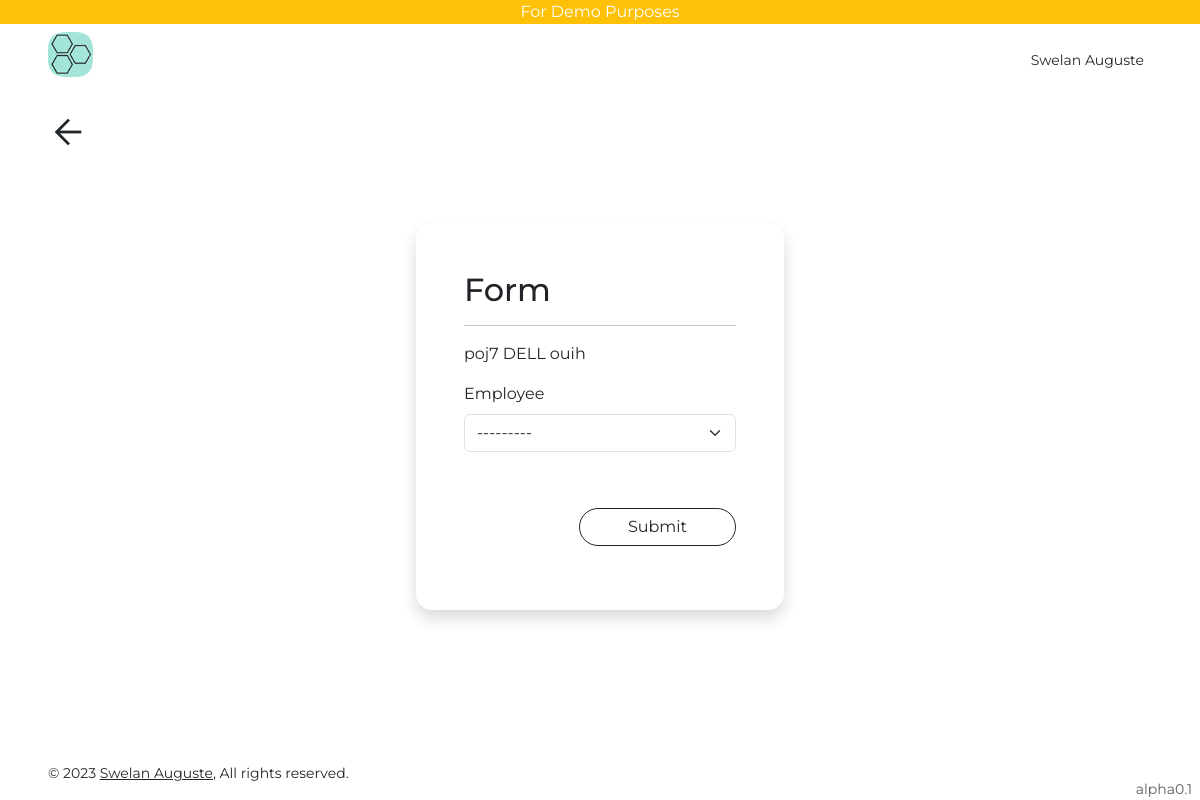
Page /computer-assignment/create/1/ (signed in) on the committed database.
### users/models.py (models this page shows, shortened)
class User(AbstractUser):
    is_viewer = models.BooleanField(default=True)
    is_admin = models.BooleanField(default=False)

class Profile(models.Model):
    user = models.OneToOneField(User, on_delete=models.CASCADE, related_name="profile")
    uid = models.UUIDField(default=uuid.uuid4, editable=False, unique=True)
    first_name = models.CharField(max_length=255)
    last_name = models.CharField(max_length=255, blank=True)
    slug = models.SlugField(max_length=255, blank=True)
    phone = models.TextField(null=True, default="+1")
    phone1 = models.TextField(blank=True)
    bio = models.TextField(blank=True)
    def get_absolute_url(self):
        return reverse("profile", kwargs={"slug": self.slug})
    def __str__(self) -> str:
        if self.first_name and self.last_name:
            return f"{self.first_name} {self.last_name}"
        return self.user.email

### inventory/models.py (models this page shows, shortened)
class Computer(models.Model):
    serial_number = models.CharField(max_length=255, unique=True)
    model = models.ForeignKey(ComputerModel, on_delete=models.CASCADE)
    supplier = models.ForeignKey(Supplier, on_delete=models.CASCADE)
    def __str__(self):
        return f"{self.serial_number} {self.model}"

class ComputerModel(models.Model):
    name = models.CharField(max_length=255)
    manufacturer = models.ForeignKey(
        Manufacturer, on_delete=models.CASCADE, null=True, blank=True
    )
    processor = models.CharField(max_length=255, blank=True)
    memory = models.CharField(max_length=255, blank=True)
    storage = models.CharField(max_length=255, blank=True)
    def __str__(self):
        return f" {self.manufacturer} {self.name}"

class Manufacturer(models.Model):
    name = models.CharField(max_length=255)
    def __str__(self):
        return self.name

### inventory/views.py (the view, shortened to what this page needs)
class ComputerAssignmentCreateView(LoginRequiredMixin, SuccessMessageMixin, CreateView):
    model = ComputerAssignment
    form_class = ComputerAssignmentCreateForm
    success_url = reverse_lazy("computer-list")
    success_message = "%(computer)s was assigned to %(employee)s successfully"
    def get_initial(self):
        return {"computer": self.kwargs["pk"]}
    def get_context_data(self, **kwargs):
        context = super().get_context_data(**kwargs)
        context["computer_name"] = Computer.objects.get(pk=self.kwargs["pk"])
        return context

### inventory/forms.py
class ComputerAssignmentCreateForm(forms.ModelForm):
    class Meta:
        model = ComputerAssignment
        fields = "__all__"
        exclude = ["date_returned"]
        widgets = {
            "computer": HiddenInput(),
        }
        labels = {
            "computer": "",
        }

### inventory/models.py (called while the page is built)
    def __str__(self):
        return self.name

### templates/inventory/computerassignment_form.html (shortened to what this page needs)
{% extends 'base.html' %}
{% load crispy_forms_tags %}
{% block content %}
{% include 'go_back.html' %}
<form action=""
    enctype="multipart/form-data"
    method="post">
    <div class="col-lg-4 mx-auto mt-5 shadow rounded-4 p-5">
        <h2>Form</h2>
        <hr>
        <p>{{computer_name}}</p>
        {{form|crispy}}
        <br>
        <div class="my-3 text-end">
            <button class="btn btn-outline-dark rounded-pill px-5"
                type="submit">Submit</button>
        </div>
    </div>
</form>
{% endblock content %}

### templates/navbar.html (shortened to what this page needs)
{% load static %}
<div class="w-100 bg-warning text-center text-white">For Demo Purposes</div>
<nav class="row sticky-top bg-white">
    <div class="col">
        <div class="d-flex py-lg-2 px-lg-5 p-3 bg-white">
            <a class="h3 text-decoration-none text-dark fw-bold me-4"
                href="/">
            <img height="45rem" src="{% static 'images/favicon.ico' %}" alt=""></a>
        </div>
    </div>
    <div class="col">
        <div class="d-flex py-lg-4 px-lg-5 p-3 bg-white justify-content-end">
            {% if request.user.is_authenticated %}
            <div class="dropdown me-2">
                <a class="text-decoration-none text-dark bg-transparent border-0 small p-0 m-0"
                    type="button"
                    data-bs-toggle="dropdown"
                    aria-expanded="false">
                    <span>{{request.user.profile}}</span>
                </a>
            </div>
            {% else %}
            <a class="text-dark"
                href="{% url 'account_login' %}">Sign in</a></li>
            {% endif %}
        </div>
    </div>
</nav>

### static/css/styles.css (style rules this page uses)
html, body { font-family: 'Montserrat', sans-serif; }
body { min-height: 100vh; min-height: -webkit-fill-available; }
html { height: -webkit-fill-available; }

### rows in the picture
User: user.profile "Swelan Auguste"
Computer: serial_number+model "poj7 DELL ouih"
